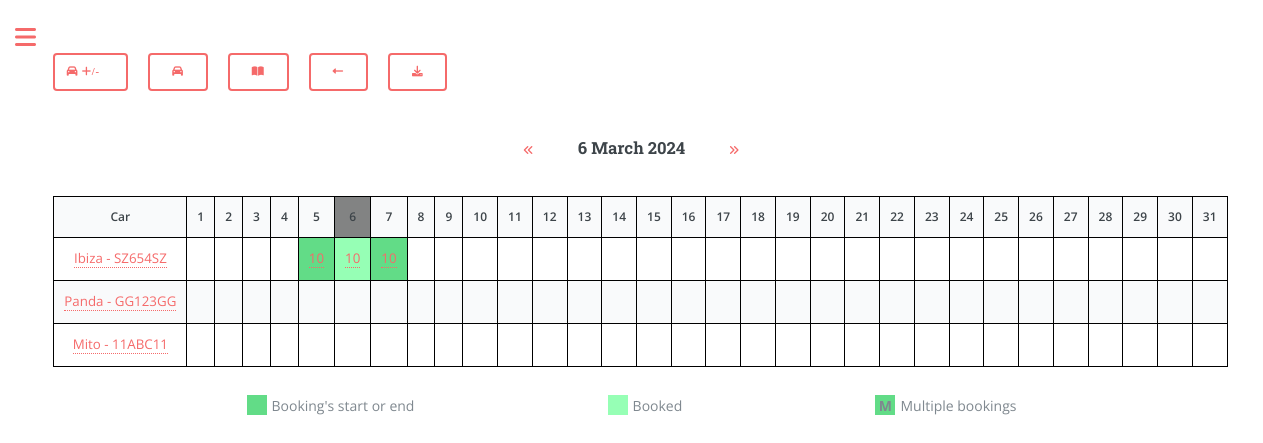
/calendar (signed in), run on an earlier commit of the app's database.
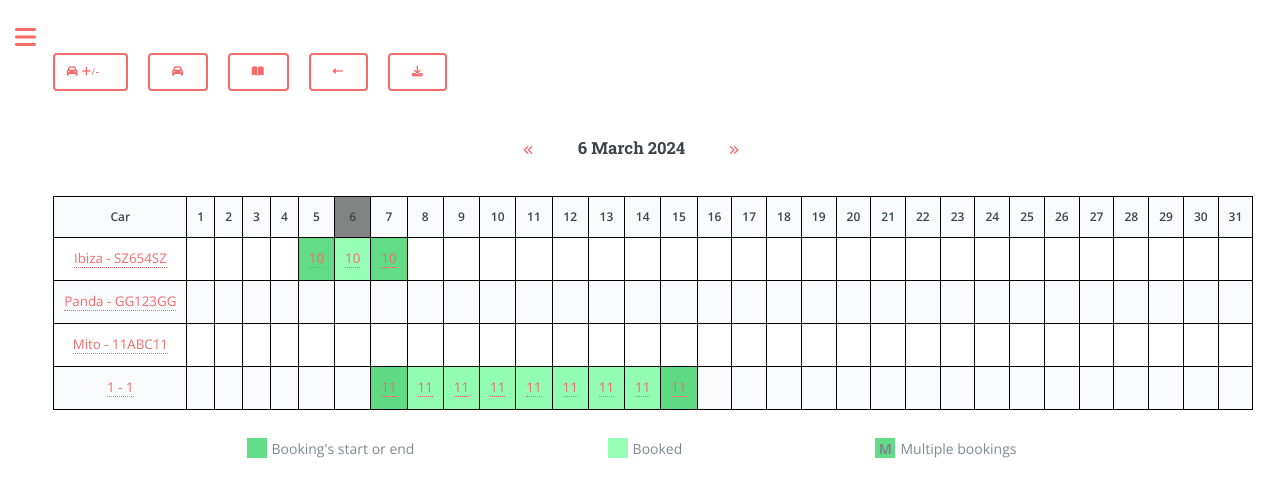
And on a later commit of the database.
### app/models.py (models this page shows, shortened)
class Car(db.Model):
    plate = db.Column(db.String(8), primary_key=True, index=True, unique=True)
    make = db.Column(db.String(15), index=True)
    model = db.Column(db.String(15), index=True)
    fuel = db.Column(db.String(8), index=True)
    year = db.Column(db.Integer, index=True)
    cc = db.Column(db.Integer, index=True)
    user_id = db.Column(db.Integer, db.ForeignKey('user.id'))
    days = db.Column(db.Integer, default=0, index=True)
    money = db.Column(db.Integer, default=0, index=True) # Referred as 'revenue'
    car_cost = db.Column(db.Integer, default=0, index=True)
    insurance_cost = db.Column(db.Float, default=0, index=True)
    insurance_expiry_date = db.Column(db.DateTime)
    mot_cost = db.Column(db.Float, default=0, index=True)
    mot_expiry_date = db.Column(db.DateTime)
    road_tax_cost = db.Column(db.Float, default=0, index=True)
    road_tax_expiry_date = db.Column(db.DateTime)
    renewal = db.relationship('Renewal', backref='car', lazy='dynamic')
    km = db.Column(db.Integer, default=0, index=True)

class Booking(db.Model):
    id = db.Column(db.Integer, primary_key=True)
    start_datetime = db.Column(db.DateTime, nullable=False)
    end_datetime = db.Column(db.DateTime, nullable=False)
    car_plate = db.Column(db.String(8), db.ForeignKey('car.plate'), nullable=False)
    user_id = db.Column(db.Integer, db.ForeignKey('user.id'), nullable=False)
    note = db.Column(db.String(160))
    money = db.Column(db.Integer, default=0, index=True)
    km = db.Column(db.Integer, default=0, index=True) # Car's kilometres when booking
    car = db.relationship('Car', backref='bookings', lazy=True)
    contact_id = db.Column(db.Integer, db.ForeignKey('contacts.id', name='booking_contacts_id'), nullable=True)
    group_id = db.Column(db.Integer, db.ForeignKey('groups.id', name='booking_group'), nullable=True)
    group = db.relationship('Groups', back_populates='bookings', lazy=True)

### app/routes.py (the view, shortened to what this page needs)
@app.route('/calendar', methods=['GET', 'POST'])
@requires_verification
def calendar():
    current_date = datetime.now()
    current_day = datetime.now().day
    current_month = datetime.now().strftime("%B %Y")
    first_day_of_month = current_date.replace(day=1)
    last_day_of_month = (current_date.replace(day=28) + timedelta(days=4)).replace(day=1) - timedelta(days=1)
    days_in_month = cal.monthrange(datetime.now().year, datetime.now().month)[1]
    is_current_month = True
    user_cars = current_user.garage.all()
    user_bookings = Booking.query.filter(
        (Booking.user_id == current_user.id) &
        (
            (Booking.start_datetime <= last_day_of_month) |  # Start date is within the current month
            (Booking.end_datetime >= first_day_of_month)    # End date is within the current month
        )
    ).all()
    booking_data = defaultdict(lambda: defaultdict(list))
    for booking in user_bookings:
        start_day = booking.start_datetime.day
        end_day = booking.end_datetime.day
        car_plate = booking.car_plate
        if end_day < start_day:
            end_day = current_date.replace(day=days_in_month).day
        for day in range(start_day, end_day + 1):  # Include end_day in the range
            if first_day_of_month <= booking.start_datetime <= last_day_of_month:
                booking_data[day][car_plate].append(booking)  # Store booking objects
    return render_template('calendar.html' if current_user.language == 'en' else f'calendar_{current_user.language}.html', is_current_month=is_current_month,
                            cars=user_cars, booking_data=booking_data, current_month=current_month, current_day=current_day, current_date=current_date, datetime=datetime,
                            days_in_month=days_in_month, user_name=current_user.username if current_user.is_authenticated else None)

### app/decorator.py (called while the page is built)
def requires_verification(func):
    @wraps(func)
    def decorated_function(*args, **kwargs):
        if not current_user.is_authenticated:
            flash('You need to log in to access this page.', 'warning')
            return redirect(url_for('login'))  # Redirect to login page
        elif not current_user.is_verified:
            flash('You need to verify your account to access this page.', 'warning')
            return redirect(url_for('confirm_email'))  # Redirect to account verification page
        return func(*args, **kwargs)
    return decorated_function

### app/models.py (called while the page is built)
@login.user_loader
def load_user(id):
    return User.query.get(int(id))

### app/templates/calendar.html (shortened to what the changed rows need)
{% if current_user.language == 'en' %}
    {% extends "index.html" %}
{% else %}
    {% extends "index_" + current_user.language + ".html" %}
{% endif %}
{% block content %}
    <link rel="stylesheet" href="{{ url_for('static', filename='css/custom.css') }}">
    <table class="calendar">
        <tr>
            <th>Car</th>
            {% for day in range(1, days_in_month + 1) %}
                {% if day == current_day and is_current_month %}
                    <th class="current-day">{{ day }}</th>
                {% else %}
                    <th>{{ day }}</th>
                {% endif %}
            {% endfor %}
        </tr>
        {% for car in cars %}
            <tr>
                <td class="car"><a href="{{ url_for('garage_car', car_plate=car.plate ) }}">{{ car.model }} - {{ car.plate }}</a></td>
                {% for day in range(1, days_in_month + 1) %}
                    {% if booking_data[day][car.plate] %}
                        {% set booking = booking_data[day][car.plate] %}
                        {% if booking | length == 1 %}
                            {% if booking[0].start_datetime.day == day or booking[0].end_datetime.day == day %}
                        <td class="booked-start-finish" title="Booking ID: {{ booking[0].id }}&#10;Start Date: {{ booking[0].start_datetime.strftime('%d/%m, %H:%M') }}&#10;End Date: {{ booking[0].end_datetime.strftime('%d/%m, %H:%M') }}{% if booking[0].group.name %}&#10;Group: {{ booking[0].group.name }}{% endif %}{% if booking[0].note %}{% if not booking[0].group.name %}&#10;Note: {{ booking[0].note }}{% else %}&#10;&#10;Note: {{ booking[0].note }}{% endif %}{% endif %}">
                            <a href="{{ url_for('bookings_manage', booking_id=booking[0].id) }}">{{ booking[0].id }}</a>
                        </td>
                            {% else %}
                        <td class="booked-single" title="Booking ID: {{ booking[0].id }}&#10;Start Date: {{ booking[0].start_datetime.strftime('%d/%m, %H:%M') }}&#10;End Date: {{ booking[0].end_datetime.strftime('%d/%m, %H:%M') }}{% if booking[0].group.name %}&#10;Group: {{ booking[0].group.name }}{% endif %}{% if booking[0].note %}{% if not booking[0].group.name %}&#10;Note: {{ booking[0].note }}{% else %}&#10;&#10;Note: {{ booking[0].note }}{% endif %}{% endif %}">
                            <a href="{{ url_for('bookings_manage', booking_id=booking[0].id) }}">{{ booking[0].id }}</a>
                            {% endif %}
                        </td>
                        {% else %}
                            <td></td>
                        {% endif %}
                    {% else %}
                        <td></td>
                    {% endif %}
                {% endfor %}
            </tr>
        {% endfor %}
    </table>
{% endblock %}

What changed in the data, as far as the page shows it:
added Car: model "1", plate "1"
added Booking: id "11" "11", id "11" "11" "11" "11" "11" "11" "11"
